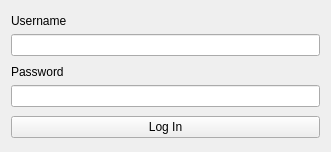
<?xml version="1.0" encoding="UTF-8"?>
<ui version="4.0">
 <class>LogIn</class>
 <widget class="QWidget" name="LogIn">
  <property name="geometry">
   <rect>
    <x>0</x>
    <y>0</y>
    <width>331</width>
    <height>152</height>
   </rect>
  </property>
  <property name="sizePolicy">
   <sizepolicy hsizetype="Preferred" vsizetype="Preferred">
    <horstretch>0</horstretch>
    <verstretch>0</verstretch>
   </sizepolicy>
  </property>
  <property name="windowTitle">
   <string>Form</string>
  </property>
  <layout class="QHBoxLayout" name="horizontalLayout">
   <item>
    <layout class="QVBoxLayout" name="verticalLayout_3">
     <item>
      <layout class="QVBoxLayout" name="verticalLayout">
       <item>
        <widget class="QLabel" name="usernameLabel">
         <property name="sizePolicy">
          <sizepolicy hsizetype="Preferred" vsizetype="Fixed">
           <horstretch>0</horstretch>
           <verstretch>0</verstretch>
          </sizepolicy>
         </property>
         <property name="text">
          <string>Username</string>
         </property>
        </widget>
       </item>
       <item>
        <widget class="QLineEdit" name="usernameLineEdit"/>
       </item>
      </layout>
     </item>
     <item>
      <layout class="QVBoxLayout" name="verticalLayout_2">
       <item>
        <widget class="QLabel" name="passwordLabel">
         <property name="sizePolicy">
          <sizepolicy hsizetype="Preferred" vsizetype="Fixed">
           <horstretch>0</horstretch>
           <verstretch>0</verstretch>
          </sizepolicy>
         </property>
         <property name="text">
          <string>Password</string>
         </property>
        </widget>
       </item>
       <item>
        <widget class="QLineEdit" name="passwordLineEdit">
         <property name="echoMode">
          <enum>QLineEdit::Password</enum>
         </property>
        </widget>
       </item>
      </layout>
     </item>
     <item>
      <widget class="QPushButton" name="pushButton">
       <property name="text">
        <string>Log In</string>
       </property>
      </widget>
     </item>
    </layout>
   </item>
  </layout>
 </widget>
 <resources/>
 <connections/>
</ui>
